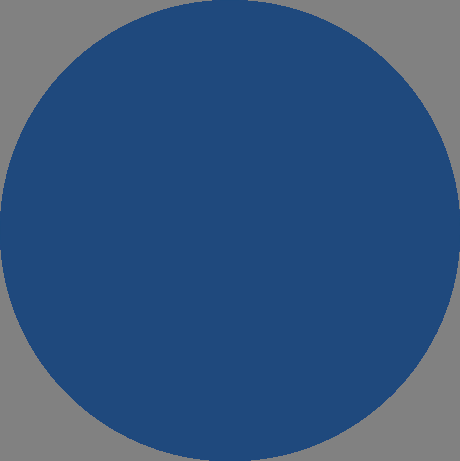
%> input picture phantom_circle.png, 460 x 461 px
$ octave EIT_mesh_quick.m   (GNU Octave 9; MATLAB toolbox functions it lacks are replaced by stand-ins)
%> lines starting %> are read from the running program, lines starting %| are printed output that depends on the picture; in (x1, y1, x2, y2) boxes, pixels count from 0 and x2, y2 are one past the last pixel; in counts of white or black regions, pixels touching at a corner belong together; the program's own positions count from 1
clc; clear all; close all;

%% Import Domain (?)
sz = 256;

img = imread('phantom_circle.png');
%> img is the input picture: size 461x460x3 uint8; mean R, G, B 51.7, 84.8, 125.9
img_bw = double(img(:,:,1)); % Take 1 dimension
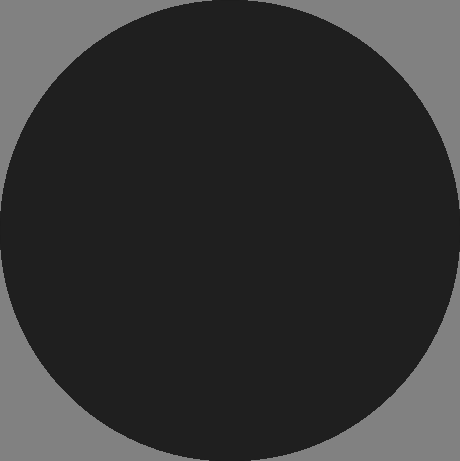
%> img_bw: size 461x460 double; min 29, max 129, mean 51.7
img_bw = imresize(img_bw,[sz sz]); % resize
%> img_bw: size 256x256 double
img1 = (img_bw > max(img_bw(:))/2); % binarize
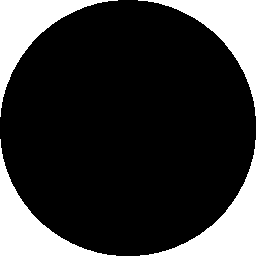
%> img1: size 256x256 logical; 21.3% white; 4 white regions, box (x1, y1, x2, y2) and area: (0, 0, 118, 117) 3492, (138, 0, 256, 116) 3483, (0, 139, 116, 256) 3481, (140, 140, 256, 256) 3472
img2 = edge(img1,'canny'); % edge detection (boundary extraction)
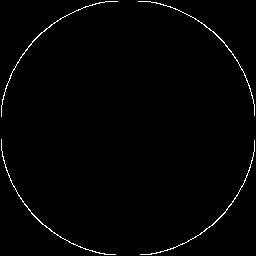
%> img2: size 256x256 logical; 1.2% white in thin lines or dots
se = offsetstrel('ball',5,5);
img3 = imdilate(double(img2),se); % dilation (opt.)
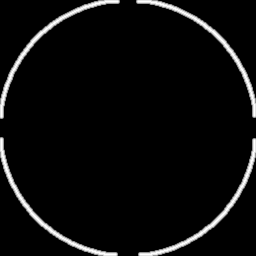
%> img3: size 256x256 double; min 5, max 6, mean 5.05; drawn with min black and max white

% [5 lines of commented-out code are left out]

%% mesh generation
L_max = 32; % no. of electrodes
N = L_max*(L_max-1)/2; % no. of elements


mid = sz/2; % center point
node = zeros(2,N); % coordinate of nodes
mesh = zeros(3,N); % node of meshes

% Initialise
im_mesh = zeros(sz);
im_mesh(mid,mid) = 1;

r_max = round(sz/2); % radius of outer circle
flag = 0; % for alternating angles in each ring
count = 0; % for node record

% Specify Joshua Tree Mesh parameters
ring_max = 2;
ring_map = zeros(1,ring_max);
ring_map(1:ring_max) = 8;
idx_ring = 0;
L = L_max;

for r = 0:(r_max/(ring_max)):r_max % create 5 rings of nodes
    if (r ~= 0)
        idx_ring = idx_ring+1;
        L = ring_map(idx_ring);
    end
    for i = 0:(L-1) % create L nodes each ring
        if (r == 0)
            break;
        end
        ang = (2*pi/L)*i;
        if (flag)
            ang = (2*pi/L)*i + (2*pi/L)/2;
        end
        next_x = round( r*cos(ang) );
        next_y = round( r*sin(ang) );
        row = mid + next_y;
        col = mid + next_x;

        % Boundary Protection
        if (row >= sz)
            row = sz;
        end
        if (col >= sz)
            col = sz;
        end
        if (row <= 0)
            row = 1;
        end
        if (col<=0)
            col = 1;
        end

        % Record node coordinates
        count = count+1;
        node(1,count) = row;
        node(2,count) = col;

        im_mesh(row,col) = 1;

%         imshow(im_mesh,[]);
%         pause(0.1);
    end
%     imshow(im_mesh,[]);
    flag = rem(flag+1,2);
end

count = 0; % for mesh record
idx_ring = 0;

figure
% subplot(1,2,1);
% imshow(im_mesh,[]);
% subplot(1,2,2);
for r = 0:(ring_max-1)
    idx_ring = idx_ring+1;
    L = ring_map(idx_ring);
    for i = 1:L
        count = count+1;
        if (i == L) % reach the end, connect head to tail
%             disp("TAIL");
%             p = r*L+i;
            p = count;
            plot([node(1,p-L+1),node(1,p)],[node(2,p-L+1),node(2,p)],'-k'); hold on
            % record nodes of each elements
            mesh(1,count) = p;
            mesh(2,count) = p-L+1;
            if (r == 0) % Special case: center
                plot([node(1,p),mid],[node(2,p),mid],'-k'); hold on
                plot([node(1,p-L+1),mid],[node(2,p-L+1),mid],'-k'); hold on
                mesh(3,count) = 0;
            else
                plot([node(1,p),node(1,p-L)],[node(2,p),node(2,p-L)],'-k'); hold on
                plot([node(1,p-L+1),node(1,p-L)],[node(2,p-L+1),node(2,p-L)],'-k'); hold on
                mesh(3,count) = p-L;
            end
        else
%             disp("BODY");
%             p = r*L+i;
            p = count;
            % connect same ring
            plot(node(1,p:p+1),node(2,p:p+1),'-k'); hold on
            % record nodes of each elements
            mesh(1,count) = p;
            mesh(2,count) = p+1;
            % connect prev ring
            if (r == 0)
                plot([node(1,p),mid],[node(2,p),mid],'-k'); hold on
                plot([node(1,p+1),mid],[node(2,p+1),mid],'-k'); hold on
                mesh(3,count) = 0; % *****Note Special Case: node number = 0 (mid)*****
            else
                L_prev = ring_map(idx_ring-1);
                plot([node(1,p), node(1,p-L_prev)],[node(2,p), node(2,p-L_prev)],'-k'); hold on
                plot([node(1,p+1), node(1,p-L_prev)],[node(2,p+1), node(2,p-L_prev)],'-k'); hold on
%                 plot([node(1,p), node(1,(r-1)*L+i)],[node(2,p), node(2,(r-1)*L+i)],'-k'); hold on
%                 plot([node(1,p+1), node(1,(r-1)*L+i)],[node(2,p+1), node(2,(r-1)*L+i)],'-k'); hold on
                mesh(3,count) = (r-1)*L+i;
            end
        end
%         disp(mesh(:,count)');
%         pause(0.5);
    end
end
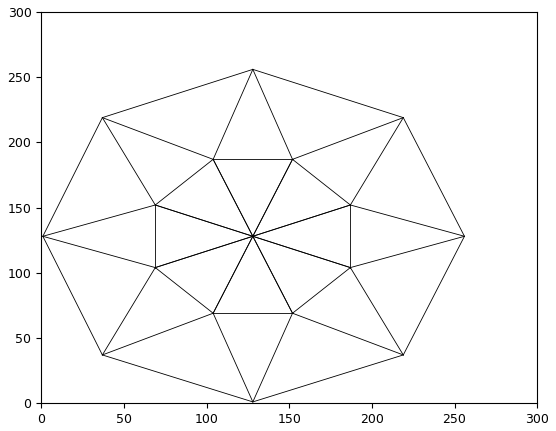
%> figure redrawn from the program's plot data

%% phantom test

%> (the run ends here)
